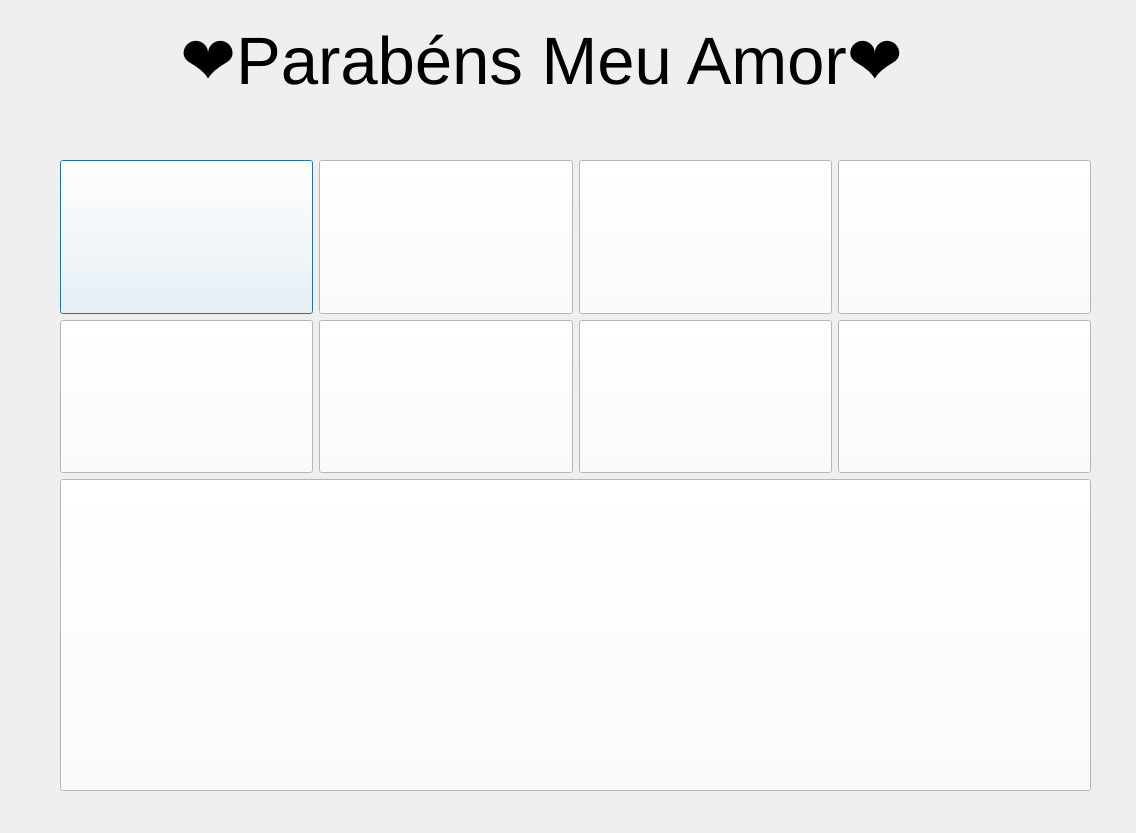
<?xml version="1.0" encoding="UTF-8"?>
<ui version="4.0">
 <class>movies</class>
 <widget class="QDialog" name="movies">
  <property name="geometry">
   <rect>
    <x>0</x>
    <y>0</y>
    <width>1136</width>
    <height>833</height>
   </rect>
  </property>
  <property name="windowTitle">
   <string>Dialog</string>
  </property>
  <property name="styleSheet">
   <string notr="true">border-image: url(:/resources/azul_pastel.jpg);</string>
  </property>
  <widget class="QWidget" name="layoutWidget">
   <property name="geometry">
    <rect>
     <x>60</x>
     <y>160</y>
     <width>1031</width>
     <height>631</height>
    </rect>
   </property>
   <layout class="QVBoxLayout" name="verticalLayout_2">
    <item>
     <layout class="QVBoxLayout" name="verticalLayout">
      <item>
       <layout class="QHBoxLayout" name="horizontalLayout">
        <item>
         <widget class="QPushButton" name="pushButton">
          <property name="sizePolicy">
           <sizepolicy hsizetype="Minimum" vsizetype="Preferred">
            <horstretch>0</horstretch>
            <verstretch>0</verstretch>
           </sizepolicy>
          </property>
          <property name="styleSheet">
           <string notr="true">

QPushButton{
border-image: url(:/new/icons/homem.png);
background: white ;
}

QPushButton:hover{
background: grey ;
}</string>
          </property>
          <property name="text">
           <string/>
          </property>
         </widget>
        </item>
        <item>
         <widget class="QPushButton" name="pushButton_2">
          <property name="sizePolicy">
           <sizepolicy hsizetype="Minimum" vsizetype="Preferred">
            <horstretch>0</horstretch>
            <verstretch>0</verstretch>
           </sizepolicy>
          </property>
          <property name="styleSheet">
           <string notr="true">
QPushButton{
border-image: url(:/new/icons/menina.png);

background-color: rgb(255, 255, 255);
}



QPushButton:hover{
background: grey ;
}</string>
          </property>
          <property name="text">
           <string/>
          </property>
         </widget>
        </item>
        <item>
         <widget class="QPushButton" name="pushButton_3">
          <property name="sizePolicy">
           <sizepolicy hsizetype="Minimum" vsizetype="Preferred">
            <horstretch>0</horstretch>
            <verstretch>0</verstretch>
           </sizepolicy>
          </property>
          <property name="styleSheet">
           <string notr="true">

QPushButton{
	border-image: url(:/new/icons/homem-e-mulher.png);
background-color: rgb(255, 255, 255);
}

QPushButton:hover{
background: grey ;
}</string>
          </property>
          <property name="text">
           <string/>
          </property>
         </widget>
        </item>
        <item>
         <widget class="QPushButton" name="pushButton_4">
          <property name="sizePolicy">
           <sizepolicy hsizetype="Minimum" vsizetype="Preferred">
            <horstretch>0</horstretch>
            <verstretch>0</verstretch>
           </sizepolicy>
          </property>
          <property name="styleSheet">
           <string notr="true">
QPushButton{
	border-image: url(:/new/icons/cabelo-ondulado.png);
background-color: rgb(255, 255, 255);
}


QPushButton:hover{
background: grey ;
}</string>
          </property>
          <property name="text">
           <string/>
          </property>
         </widget>
        </item>
       </layout>
      </item>
      <item>
       <layout class="QHBoxLayout" name="horizontalLayout_2">
        <item>
         <widget class="QPushButton" name="pushButton_5">
          <property name="sizePolicy">
           <sizepolicy hsizetype="Minimum" vsizetype="Preferred">
            <horstretch>0</horstretch>
            <verstretch>0</verstretch>
           </sizepolicy>
          </property>
          <property name="styleSheet">
           <string notr="true">
QPushButton{
border-image: url(:/new/icons/careca.png);
background-color: rgb(255, 255, 255);

}

QPushButton:hover{
background: grey;
}</string>
          </property>
          <property name="text">
           <string/>
          </property>
         </widget>
        </item>
        <item>
         <widget class="QPushButton" name="pushButton_6">
          <property name="sizePolicy">
           <sizepolicy hsizetype="Minimum" vsizetype="Preferred">
            <horstretch>0</horstretch>
            <verstretch>0</verstretch>
           </sizepolicy>
          </property>
          <property name="styleSheet">
           <string notr="true">QPushButton{border-image: url(:/new/icons/mulher.png);
background-color: rgb(255, 255, 255);
}

QPushButton:hover{
background: grey ;
}</string>
          </property>
          <property name="text">
           <string/>
          </property>
         </widget>
        </item>
        <item>
         <widget class="QPushButton" name="pushButton_7">
          <property name="sizePolicy">
           <sizepolicy hsizetype="Minimum" vsizetype="Preferred">
            <horstretch>0</horstretch>
            <verstretch>0</verstretch>
           </sizepolicy>
          </property>
          <property name="styleSheet">
           <string notr="true">QPushButton{
	border-image: url(:/new/icons/black_girl.png);
background-color: rgb(255, 255, 255);
}

QPushButton:hover{
background: grey ;
}</string>
          </property>
          <property name="text">
           <string/>
          </property>
         </widget>
        </item>
        <item>
         <widget class="QPushButton" name="pushButton_8">
          <property name="sizePolicy">
           <sizepolicy hsizetype="Minimum" vsizetype="Preferred">
            <horstretch>0</horstretch>
            <verstretch>0</verstretch>
           </sizepolicy>
          </property>
          <property name="styleSheet">
           <string notr="true">QPushButton{border-image: url(:/new/icons/cabelo-cacheado.png);
background-color: rgb(255, 255, 255);}

QPushButton:hover{
background: grey ;
}</string>
          </property>
          <property name="text">
           <string/>
          </property>
         </widget>
        </item>
       </layout>
      </item>
     </layout>
    </item>
    <item>
     <widget class="QPushButton" name="pushButton_9">
      <property name="sizePolicy">
       <sizepolicy hsizetype="Minimum" vsizetype="Preferred">
        <horstretch>0</horstretch>
        <verstretch>0</verstretch>
       </sizepolicy>
      </property>
      <property name="styleSheet">
       <string notr="true">QPushButton{
border-image: url(:/new/icons/caixa-surpresa.png);
background-color: rgb(255, 255, 255);
}

QPushButton:hover{
background: grey ;
}</string>
      </property>
      <property name="text">
       <string/>
      </property>
     </widget>
    </item>
   </layout>
  </widget>
  <widget class="QLabel" name="label">
   <property name="geometry">
    <rect>
     <x>180</x>
     <y>20</y>
     <width>771</width>
     <height>81</height>
    </rect>
   </property>
   <property name="font">
    <font>
     <pointsize>50</pointsize>
    </font>
   </property>
   <property name="text">
    <string>❤️Parabéns Meu Amor❤️</string>
   </property>
  </widget>
 </widget>
 <resources/>
 <connections/>
</ui>
